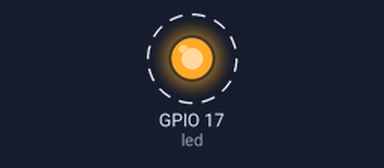
Bench run of a program on a simulated Raspberry Pi (BCM pin numbers). Parts: output pins drawn as LEDs (lit = HIGH). Dashed ring = blinking.

Above: at 0.2 s.
Timing chart, 0 to 3.0 s (numbered marks = the images above):
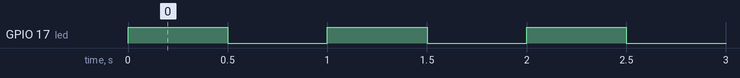

The program:

gpiozero_ledboard.py
```python
# -*- coding: utf-8 -*-

from gpiozero import LED
from signal import pause
from time import sleep

led = LED(17)

try:
	while True:
		led.on()
		sleep(0.5)
		led.off()
		sleep(0.5)

except Exception as err:
    print("예외가 발생했습니다 ({0})".format(err))
except KeyboardInterrupt:
    print("키보드 중단")
    pause()
finally:
    print("프로그램이 종료되었습니다.")
```

Measured:
- by itself, GPIO 17 (led): alternates HIGH for 0.50 s and LOW for 0.50 s
